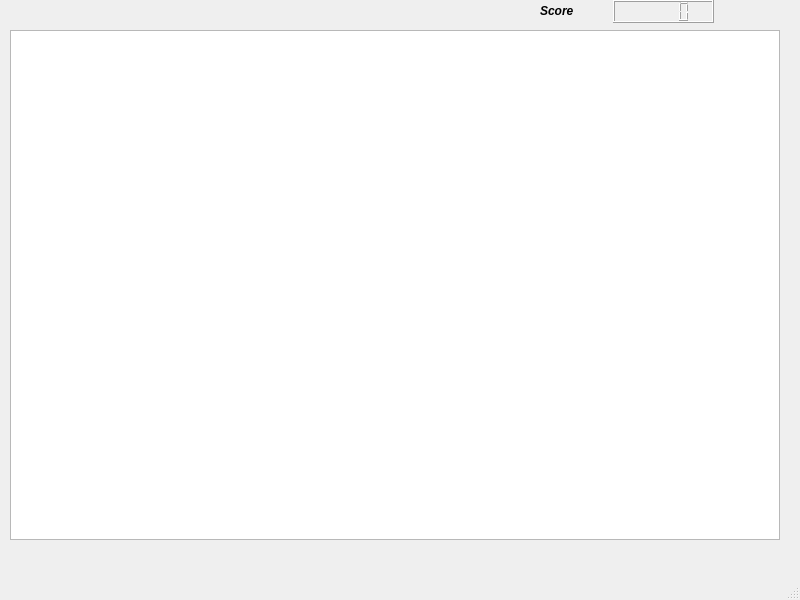
<?xml version="1.0" encoding="UTF-8"?>
<ui version="4.0">
 <class>MainWindow</class>
 <widget class="QMainWindow" name="MainWindow">
  <property name="geometry">
   <rect>
    <x>0</x>
    <y>0</y>
    <width>800</width>
    <height>600</height>
   </rect>
  </property>
  <property name="windowTitle">
   <string>MainWindow</string>
  </property>
  <widget class="QWidget" name="centralwidget">
   <widget class="QGraphicsView" name="graphicsView">
    <property name="geometry">
     <rect>
      <x>10</x>
      <y>30</y>
      <width>770</width>
      <height>510</height>
     </rect>
    </property>
   </widget>
   <widget class="QLCDNumber" name="puntaje">
    <property name="geometry">
     <rect>
      <x>613</x>
      <y>0</y>
      <width>101</width>
      <height>23</height>
     </rect>
    </property>
   </widget>
   <widget class="QLabel" name="label">
    <property name="geometry">
     <rect>
      <x>540</x>
      <y>0</y>
      <width>71</width>
      <height>21</height>
     </rect>
    </property>
    <property name="font">
     <font>
      <weight>75</weight>
      <italic>true</italic>
      <bold>true</bold>
     </font>
    </property>
    <property name="text">
     <string>Score</string>
    </property>
   </widget>
  </widget>
  <widget class="QMenuBar" name="menubar">
   <property name="geometry">
    <rect>
     <x>0</x>
     <y>0</y>
     <width>800</width>
     <height>21</height>
    </rect>
   </property>
  </widget>
  <widget class="QStatusBar" name="statusbar"/>
 </widget>
 <resources/>
 <connections/>
</ui>
